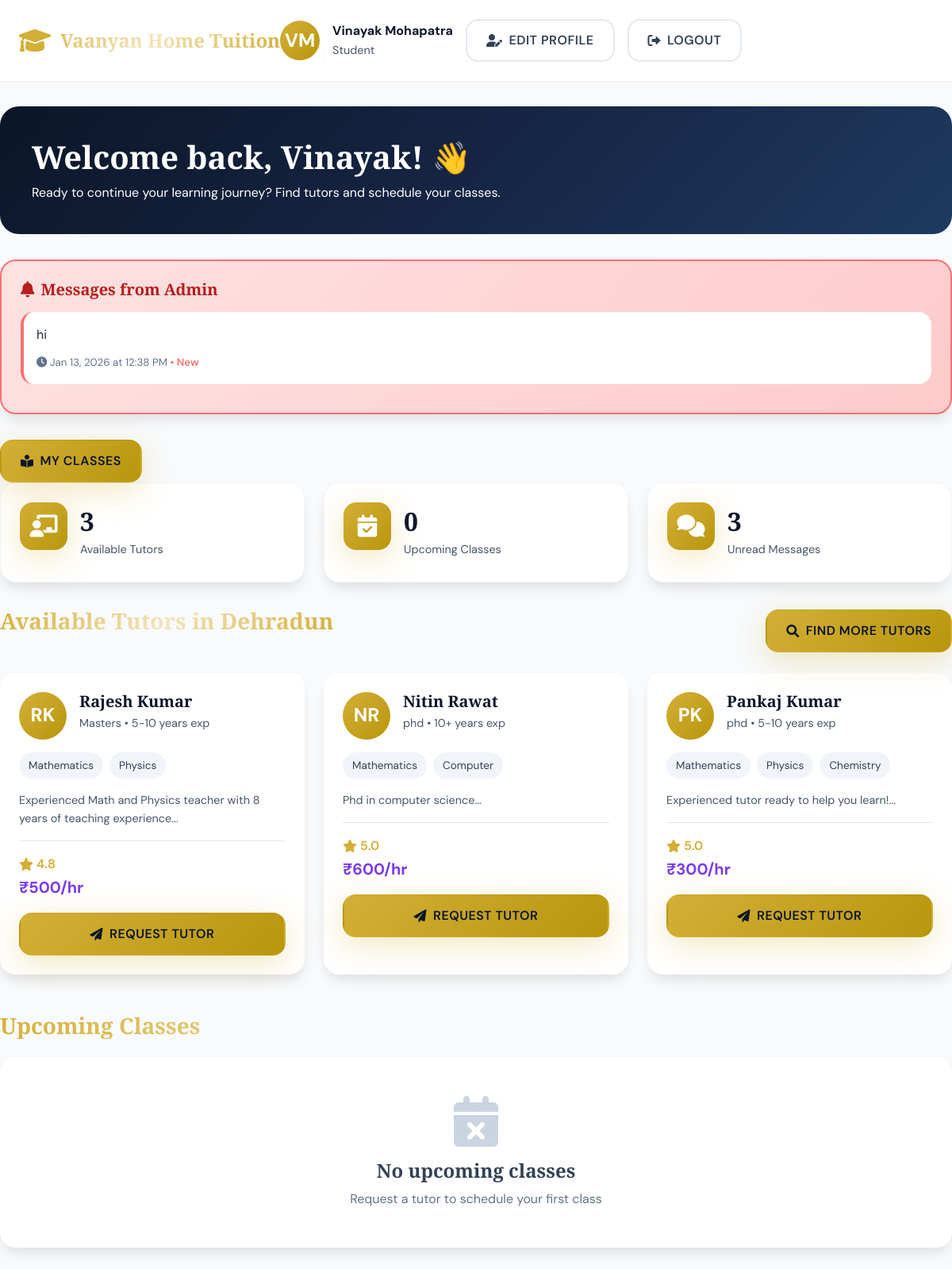
The page /student/dashboard (signed in) on the database its author committed.
### app.py (models this page shows, shortened)
class User(db.Model):
    __tablename__ = 'users'
    id = db.Column(db.Integer, primary_key=True)
    role = db.Column(db.String(20), nullable=False)
    first_name = db.Column(db.String(100), nullable=False)
    last_name = db.Column(db.String(100), nullable=False)
    email = db.Column(db.String(120), unique=True, nullable=False)
    phone = db.Column(db.String(20), nullable=False)
    password_hash = db.Column(db.String(200), nullable=False)
    is_active = db.Column(db.Boolean, default=True)
    created_at = db.Column(db.DateTime, default=datetime.utcnow)
    student_profile = db.relationship('StudentProfile', backref='user', uselist=False, lazy=True)
    teacher_profile = db.relationship('TeacherProfile', backref='user', uselist=False, lazy=True)

class Message(db.Model):
    __tablename__ = 'messages'
    id = db.Column(db.Integer, primary_key=True)
    sender_id = db.Column(db.Integer, db.ForeignKey('users.id'), nullable=False)
    recipient_id = db.Column(db.Integer, db.ForeignKey('users.id'), nullable=False)
    message = db.Column(db.Text, nullable=False)
    is_read = db.Column(db.Boolean, default=False)
    created_at = db.Column(db.DateTime, default=datetime.utcnow)
    sender = db.relationship('User', foreign_keys=[sender_id], backref='sent_messages')
    recipient = db.relationship('User', foreign_keys=[recipient_id], backref='received_messages')

class StudentProfile(db.Model):
    __tablename__ = 'student_profiles'
    id = db.Column(db.Integer, primary_key=True)
    user_id = db.Column(db.Integer, db.ForeignKey('users.id'), nullable=False)
    grade = db.Column(db.String(20), nullable=False)
    board = db.Column(db.String(50), nullable=False)
    subjects = db.Column(db.Text, nullable=False)
    city = db.Column(db.String(100), nullable=False)
    address = db.Column(db.Text, nullable=False)

class TeacherProfile(db.Model):
    __tablename__ = 'teacher_profiles'
    id = db.Column(db.Integer, primary_key=True)
    user_id = db.Column(db.Integer, db.ForeignKey('users.id'), nullable=False)
    qualification = db.Column(db.String(100), nullable=False)
    experience = db.Column(db.String(50), nullable=False)
    subjects = db.Column(db.Text, nullable=False)
    teaching_mode = db.Column(db.Text, nullable=False)
    hourly_rate = db.Column(db.Integer, nullable=False)
    bio = db.Column(db.Text)
    city = db.Column(db.String(100), nullable=False)
    address = db.Column(db.Text, nullable=False)
    rating = db.Column(db.Float, default=5.0)
    total_students = db.Column(db.Integer, default=0)
    total_classes = db.Column(db.Integer, default=0)
    total_earnings = db.Column(db.Integer, default=0)
    is_verified = db.Column(db.Boolean, default=False)

### app.py (the view)
@app.route('/student/dashboard')
@login_required
def student_dashboard():
    user = get_current_user()
    if user.role != 'student':
        flash('Access denied', 'error')
        return redirect(url_for('home'))
    if user.student_profile:
        tutors = User.query.join(TeacherProfile).filter(
            User.role == 'teacher',
            TeacherProfile.city == user.student_profile.city
        ).limit(6).all()
    else:
        tutors = []
    classes = []
    unread_messages = Message.query.filter_by(
        recipient_id=user.id,
        is_read=False
    ).count()
    admin_users = User.query.filter_by(role='admin').all()
    admin_ids = [admin.id for admin in admin_users]
    admin_messages = Message.query.filter(
        Message.recipient_id == user.id,
        Message.sender_id.in_(admin_ids)
    ).order_by(Message.created_at.desc()).limit(10).all()
    return render_template('student_dashboard.html',
                         current_user=user,
                         tutors=tutors,
                         classes=classes,
                         messages=range(unread_messages),
                         admin_messages=admin_messages)

### templates/student_dashboard.html (shortened to what this page needs)
<!DOCTYPE html>
<html lang="en">
<head>
    <link rel="stylesheet" href="{{ url_for('static', filename='style.css') }}">
    <link href="https://cdnjs.cloudflare.com/ajax/libs/font-awesome/6.0.0/css/all.min.css" rel="stylesheet">
</head>
<body>
    <div class="dashboard">
        <header class="dashboard-header">
            <div class="container">
                <div class="dashboard-header-content">
                    <a href="{{ url_for('home') }}" class="logo">
                        <i class="fas fa-graduation-cap"></i>
                        Vaanyan Home Tuition
                    </a>
                    <div class="user-info">
                        <div class="user-avatar">
                            {{ current_user.first_name[0] }}{{ current_user.last_name[0] }}
                        </div>
                        <div>
                            <strong>{{ current_user.first_name }} {{ current_user.last_name }}</strong>
                            <p style="color: var(--gray-600); font-size: 0.9rem; margin: 0;">Student</p>
                        </div>
                        <a href="{{ url_for('student_edit_profile') }}" class="btn btn-secondary">
                            <i class="fas fa-user-edit"></i> Edit Profile
                        </a>
                        <a href="{{ url_for('logout') }}" class="btn btn-secondary">
                            <i class="fas fa-sign-out-alt"></i> Logout
                        </a>
                    </div>
                </div>
            </div>
        </header>
        <div class="container dashboard-content">
            <div class="welcome-section">
                <h1>Welcome back, {{ current_user.first_name }}! 👋</h1>
                <p>Ready to continue your learning journey? Find tutors and schedule your classes.</p>
            </div>
            {% if admin_messages and admin_messages|length > 0 %}
            <section style="margin-bottom: 2rem;">
                <div style="background: linear-gradient(135deg, #fee2e2 0%, #fecaca 100%); border: 2px solid #f87171; border-radius: var(--radius-xl); padding: 1.5rem; box-shadow: var(--shadow-lg);">
                    <h2 style="font-size: 1.25rem; color: #b91c1c; margin-bottom: 1rem; display: flex; align-items: center; gap: 0.5rem;">
                        <i class="fas fa-bell"></i> Messages from Admin
                    </h2>
                    {% for msg in admin_messages %}
                    <div style="background: var(--white); padding: 1rem; border-radius: var(--radius-lg); margin-bottom: 0.75rem; {% if not msg.is_read %}border-left: 4px solid #f87171;{% endif %}">
                        <p style="color: var(--gray-800); margin-bottom: 0.5rem;">{{ msg.message }}</p>
                        <small style="color: var(--gray-500);">
                            <i class="fas fa-clock"></i> {{ msg.created_at.strftime('%b %d, %Y at %I:%M %p') }}
                            {% if not msg.is_read %}<span style="color: #f87171; font-weight: 600;"> • New</span>{% endif %}
                        </small>
                    </div>
                    {% endfor %}
                </div>
            </section>
            {% endif %}
<a href="{{ url_for('student_classes') }}" class="btn btn-primary">
    <i class="fas fa-book-reader"></i> My Classes
</a>
            <div class="stats-cards">
                <div class="stat-card">
                    <div class="stat-icon">
                        <i class="fas fa-chalkboard-teacher"></i>
                    </div>
                    <div class="stat-info">
                        <h3>{{ tutors|length }}</h3>
                        <p>Available Tutors</p>
                    </div>
                </div>
                <div class="stat-card">
                    <div class="stat-icon">
                        <i class="fas fa-calendar-check"></i>
                    </div>
                    <div class="stat-info">
                        <h3>{{ classes|length }}</h3>
                        <p>Upcoming Classes</p>
                    </div>
                </div>
                <a href="{{ url_for('chat') }}" style="text-decoration: none; color: inherit;">
                    <div class="stat-card">
                        <div class="stat-icon">
                            <i class="fas fa-comments"></i>
                        </div>
                        <div class="stat-info">
                            <h3>{{ messages|length }}</h3>
                            <p>Unread Messages</p>
                        </div>
                    </div>
                </a>
            </div>
            <section>
                <div style="display: flex; justify-content: space-between; align-items: center; margin-bottom: 1.5rem;">
                    <h2 class="section-title">Available Tutors in {{ current_user.student_profile.city if current_user.student_profile else 'Your City' }}</h2>
                    <a href="{{ url_for('find_tutors') }}" class="btn btn-primary">
                        <i class="fas fa-search"></i> Find More Tutors
                    </a>
                </div>
                {% if tutors and tutors|length > 0 %}
                <div class="tutors-grid">
                    {% for tutor in tutors %}
                    <div class="tutor-card">
                        <div class="tutor-header">
                            <div class="tutor-avatar">
                                {{ tutor.first_name[0] }}{{ tutor.last_name[0] }}
                            </div>
                            <div class="tutor-info">
                                <h3>{{ tutor.first_name }} {{ tutor.last_name }}</h3>
                                <p style="color: var(--gray-600); font-size: 0.9rem;">
                                    {{ tutor.teacher_profile.qualification }} • {{ tutor.teacher_profile.experience }} years exp
                                </p>
                            </div>
                        </div>
                        <div class="tutor-subjects">
                            {% for subject in tutor.teacher_profile.subjects.split(',')[:3] %}
                            <span class="subject-tag">{{ subject|title }}</span>
                            {% endfor %}
                        </div>
                        <p style="color: var(--gray-600); font-size: 0.9rem; margin-bottom: 1rem;">
                            {{ tutor.teacher_profile.bio[:100] if tutor.teacher_profile.bio else 'Experienced tutor ready to help you learn!' }}...
                        </p>
                        <div class="tutor-meta">
                            <div>
                                <div class="rating">
                                    <i class="fas fa-star"></i>
                                    <span style="font-weight: 600;">{{ tutor.teacher_profile.rating or '5.0' }}</span>
                                </div>
                                <div class="price">₹{{ tutor.teacher_profile.hourly_rate }}/hr</div>
                            </div>
                        </div>
                        <a href="{{ url_for('request_tutor_page', teacher_id=tutor.id) }}" class="btn btn-primary btn-full" style="margin-top: 1rem;">
                            <i class="fas fa-paper-plane"></i> Request Tutor
                        </a>
                    </div>
                    {% endfor %}
                </div>
                {% endif %}
            </section>
            <section style="margin-top: 3rem;">
                <h2 class="section-title">Upcoming Classes</h2>
                {% if classes and classes|length > 0 %}
                <div style="background: var(--white); border-radius: var(--radius-xl); padding: 1.5rem; box-shadow: var(--shadow-lg);">
                    {% for class in classes %}
                    <div style="padding: 1rem; border-bottom: 1px solid var(--gray-200);">
                        <div style="display: flex; justify-content: space-between; align-items: center;">
                            <div>
                                <h3 style="color: var(--gray-900); margin-bottom: 0.25rem;">{{ class.title }}</h3>
                                <p style="color: var(--gray-600); font-size: 0.9rem;">
                                    <i class="fas fa-calendar"></i> {{ class.scheduled_at }}
                                </p>
                            </div>
                            <a href="#" class="btn btn-primary">Join Class</a>
                        </div>
                    </div>
                    {% endfor %}
                </div>
                {% else %}
                <div class="empty-state">
                    <i class="fas fa-calendar-times"></i>
                    <h3>No upcoming classes</h3>
                    <p>Request a tutor to schedule your first class</p>
                </div>
                {% endif %}
            </section>
        </div>
    </div>
</body>
</html>

### rows shown on the page
User: first_name "V", last_name "M", first_name "Vinayak", last_name "Mohapatra"
Message: message "hi", created_at "Jan 13, 2026 at 12:38 PM", is_read "• New"
StudentProfile: student_profile "Dehradun"
User: first_name "R", last_name "K", first_name "Rajesh", last_name "Kumar", teacher_profile.qualification "Masters", teacher_profile.experience "5-10", 3 "Mathematics" "Physics", teacher_profile "Experienced Math and Physics teacher with 8 years of teaching experience", teacher_profile "4.8", teacher_profile.hourly_rate "500"
User: first_name "N", last_name "R", first_name "Nitin", last_name "Rawat", teacher_profile.qualification "phd", teacher_profile.experience "10+", 3 "Mathematics" "Computer", teacher_profile "Phd in computer science", teacher_profile "5.0", teacher_profile.hourly_rate "600"
User: first_name "P", last_name "K", first_name "Pankaj", last_name "Kumar", teacher_profile.qualification "phd", teacher_profile.experience "5-10", 3 "Mathematics" "Physics" "Chemistry", teacher_profile "Experienced tutor ready to help you learn!", teacher_profile "5.0", teacher_profile.hourly_rate "300"

### other values the page prints
{{ tutors|length }} "3"
{{ classes|length }} "0"
{{ messages|length }} "3"
